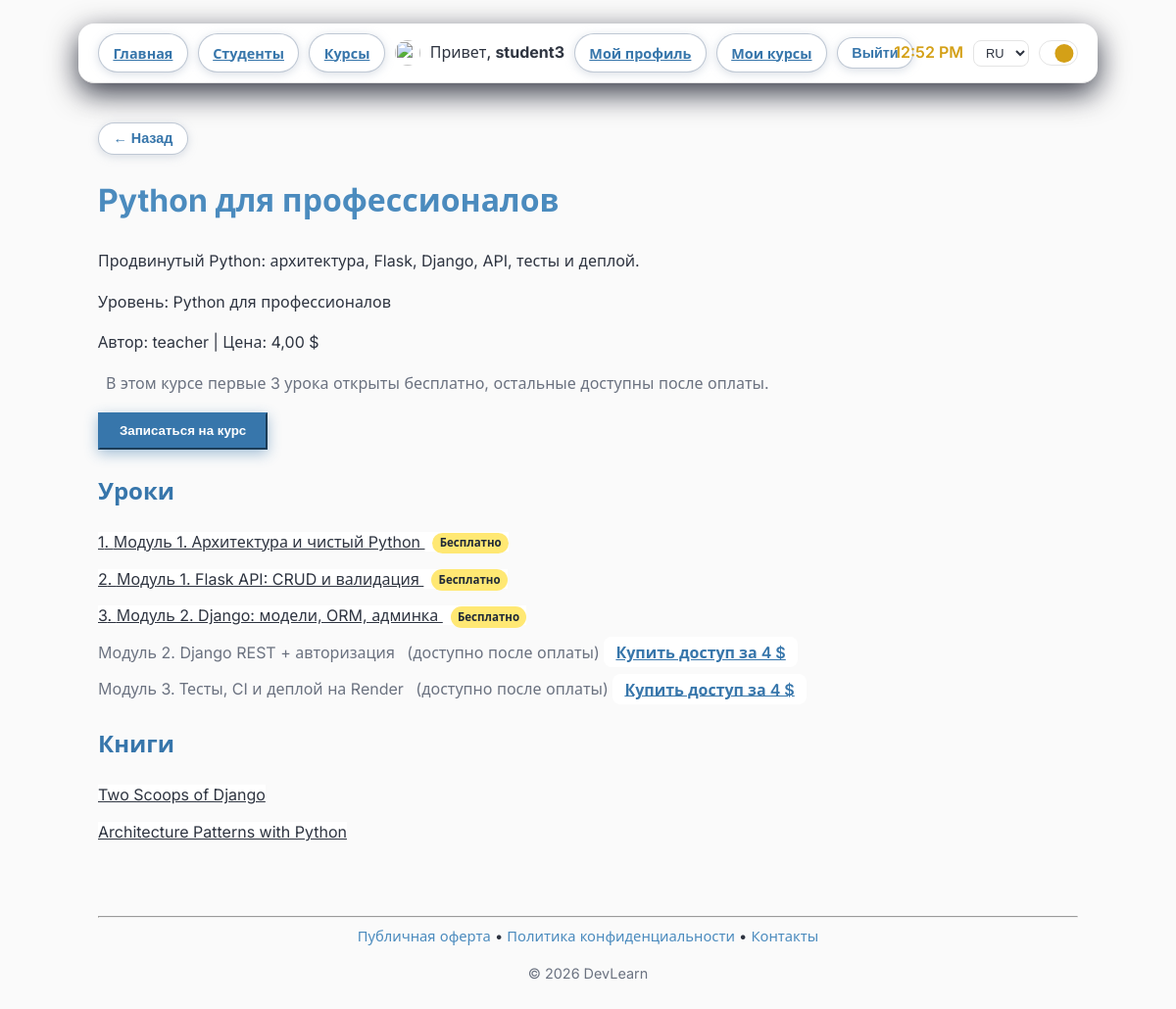
Screenshot of /ru/courses/12/ (signed in) with the database file from the repository.
### courses/models.py (models this page shows, shortened)
class Course(models.Model):
    LEVEL_JUNIOR = "junior"
    LEVEL_PRO = "pro"
    LEVEL_CHOICES = [
        (LEVEL_JUNIOR, "Python для начинающих"),
        (LEVEL_PRO, "Python для профессионалов"),
    ]
    title = models.CharField("Название", max_length=100)
    description = models.TextField("Описание", blank=True)
    level = models.CharField(
        "Уровень",
        max_length=20,
        choices=LEVEL_CHOICES,
        default=LEVEL_JUNIOR,
    )
    category = models.ForeignKey(
        "Category",
        on_delete=models.SET_NULL,
        null=True,
        blank=True,
        related_name="courses",
        verbose_name="Категория",
    )
    author = models.ForeignKey(
        settings.AUTH_USER_MODEL,
        on_delete=models.CASCADE,
        related_name="authored_courses",
        verbose_name="Автор",
    )
    cover_image = models.ImageField(
        "Обложка курса",
        upload_to="courses/covers/",
        blank=True,
        null=True,
    )
    price = models.DecimalField(
        "Цена",
        max_digits=10,
        decimal_places=2,
        default=0,
    )
    is_active = models.BooleanField("Опубликован", default=True)
    created_at = models.DateTimeField(auto_now_add=True)
    class Meta:
        ordering = ["-created_at"]

class Lesson(models.Model):
    course = models.ForeignKey(
        Course,
        on_delete=models.CASCADE,
        related_name="lessons",
        verbose_name="Курс",
    )
    title = models.CharField("Название", max_length=100)
    content = MarkdownxField("Содержание", blank=True)
    image = models.ImageField(
        "Картинка урока",
        upload_to="courses/lessons/",
        blank=True,
        null=True,
    )
    video_url = models.URLField("Ссылка на видео", blank=True)
    order = models.PositiveIntegerField("Порядок", default=0)
    class Meta:
        ordering = ["order"]

class Book(models.Model):
    course = models.ForeignKey(
        Course,
        on_delete=models.CASCADE,
        related_name="books",
        verbose_name="Курс",
    )
    title = models.CharField("Название", max_length=100)
    url = models.URLField("Ссылка")
    order = models.PositiveIntegerField("Порядок", default=0)
    class Meta:
        ordering = ["order"]

### courses/views.py (the view)
# urls.py: path("<int:pk>/", views.CourseDetailView.as_view(), name="course_detail"),
class CourseDetailView(DetailView):
    model = Course
    template_name = "courses/course_detail.html"
    context_object_name = "course"
    def get_queryset(self):
        return Course.objects.prefetch_related("lessons", "books").select_related("author", "category")
    def get_context_data(self, **kwargs):
        context = super().get_context_data(**kwargs)
        user = self.request.user
        course = self.object
        profile = getattr(user, "profile", None) if user.is_authenticated else None
        has_access = bool(profile and getattr(profile, "has_access", False))
        is_teacher = bool(profile and getattr(profile, "role", "") == "teacher")
        is_enrolled = False
        if user.is_authenticated:
            is_enrolled = Enrollment.objects.filter(
                student=user, course=course
            ).exists()
        lessons = list(course.lessons.all().order_by("order", "id"))
        for idx, lesson in enumerate(lessons, start=1):
            is_free = idx <= FREE_LESSONS_PER_COURSE
            lesson.is_free = is_free
            lesson.is_locked = not (is_free or has_access or is_teacher)
        context["is_enrolled"] = is_enrolled
        context["has_access"] = has_access
        context["is_teacher"] = is_teacher
        context["lessons"] = lessons
        return context

### users/context_processors.py (called while the page is built)
def user_role(request):
    is_teacher = False
    profile_avatar_url = None
    if request.user.is_authenticated:
        try:
            profile = request.user.profile
            is_teacher = profile.role == "teacher"
            if profile.avatar:
                profile_avatar_url = profile.avatar.url
        except Exception:
            pass
    can_upload_avatar = settings.DEBUG
    return {"is_teacher": is_teacher, "profile_avatar_url": profile_avatar_url, "can_upload_avatar": can_upload_avatar}

### courses/templates/courses/course_detail.html (shortened to what this page needs)
{% extends "base.html" %}
{% load i18n %}
{% block content %}
<h1>{{ course.title }}</h1>
<p>{{ course.description }}</p>
<p>{% trans "Уровень:" %} {{ course.get_level_display }}</p>
<p>{% trans "Автор:" %} {{ course.author.username }} | {% trans "Цена:" %} {{ course.price }} $</p>
<p class="course-meta">
    {% trans "В этом курсе первые 3 урока открыты бесплатно, остальные доступны после оплаты." %}
</p>
{% if not is_enrolled and user.is_authenticated %}
<form method="post" action="{% url 'courses:enroll' course.pk %}">
    <button type="submit" class="btn-primary">{% trans "Записаться на курс" %}</button>
</form>
{% endif %}
<h2>{% trans "Уроки" %}</h2>
<ul class="lesson-list">
    {% for lesson in lessons %}
    <li class="lesson-item">
        {% if lesson.is_locked %}
            <span class="lesson-locked">{{ lesson.title }}</span>
            <em class="course-meta">({% trans "доступно после оплаты" %})</em>
            <a href="{% url 'courses:checkout' %}" class="btn-course">{% trans "Купить доступ за 4 $" %}</a>
        {% else %}
            <a href="{% url 'courses:lesson_detail' lesson.pk %}" class="btn-lesson">
                {{ forloop.counter }}.
                {{ lesson.title }}
                {% if lesson.is_free and not has_access %}
                    <span class="badge-free">{% trans "Бесплатно" %}</span>
                {% endif %}
            </a>
        {% endif %}
    </li>
    {% empty %}
    <li class="lesson-item">{% trans "Уроков пока нет." %}</li>
    {% endfor %}
</ul>
{% if course.books.all %}
<h2>{% trans "Книги" %}</h2>
<ul class="book-list">
    {% for book in course.books.all %}
    <li class="book-item"><a href="{% url 'courses:book_redirect' book.pk %}" class="btn-book" target="_blank" rel="noopener">{{ book.title }}</a></li>
    {% endfor %}
</ul>
{% endif %}
{% endblock %}

### templates/base.html (shortened to what this page needs)
{% load static %}
{% load i18n %}
<!DOCTYPE html>
<html lang="{{ LANGUAGE_CODE }}">
<head>
    <link rel="stylesheet" href="{% static 'css/style.css' %}">
</head>
<body>
    <nav>
        <div class="nav-left">
            <a href="{% url 'index' %}" class="btn-nav">{% trans "Главная" %}</a>
            {% if user.is_authenticated %}
                <a href="{% url 'courses:student_list' %}" class="btn-nav">{% trans "Студенты" %}</a>
            {% endif %}
            <a href="{% url 'courses:course_list' %}" class="btn-nav">{% trans "Курсы" %}</a>
            {% if user.is_authenticated %}
                {% if profile_avatar_url %}
                    <img src="{{ profile_avatar_url }}" alt="" class="nav-avatar">
                {% endif %}
                <span class="nav-hello">
                    {% trans "Привет," %} <strong>{{ user.username }}</strong>
                </span>
                <a href="{% url 'users:profile_edit' %}" class="btn-nav">{% trans "Мой профиль" %}</a>
                <a href="{% url 'courses:my_courses' %}" class="btn-nav">{% trans "Мои курсы" %}</a>
                <form method="post" action="{% url 'users:logout' %}" class="form-inline">
                    <button type="submit" class="btn-nav btn-logout">{% trans "Выйти" %}</button>
                </form>
            {% else %}
                <a href="{% url 'users:login' %}" class="btn-nav">{% trans "Войти" %}</a>
                <a href="{% url 'users:register' %}" class="btn-nav">{% trans "Регистрация" %}</a>
            {% endif %}
        </div>
        <div class="nav-right">
            <span id="current-time" class="nav-time"></span>
            <form method="post" action="{% url 'set_language' %}" class="lang-switcher">
                {% get_current_language as current_lang %}
                <select name="language" onchange="submitLanguageForm(this.form)">
                    <option value="ru" {% if current_lang|slice:':2' == 'ru' %}selected{% endif %}>RU</option>
                </select>
            </form>
            <button
                type="button"
                class="theme-toggle"
                id="theme-toggle"
                aria-label="{% trans 'Переключить тему' %}"
            >
                <span class="theme-toggle__thumb">
                </span>
            </button>
        </div>
    </nav>
    <main>
        {% if request.resolver_match.url_name != 'index' %}
        <p class="back-row">
            <button type="button" class="btn-nav btn-back" onclick="history.back()" aria-label="{% trans 'Назад' %}">← {% trans "Назад" %}</button>
        </p>
        {% endif %}
        {% block content %}{% endblock %}
    </main>
    <footer>
        <hr>
        <p class="footer-links">
            <a href="{% url 'public_offer' %}">{% trans "Публичная оферта" %}</a>
            <span>•</span>
            <a href="{% url 'privacy_policy' %}">{% trans "Политика конфиденциальности" %}</a>
            <span>•</span>
            <a href="{% url 'contacts' %}">{% trans "Контакты" %}</a>
        </p>
        <p class="footer-copy">&copy; 2026 DevLearn</p>
    </footer>
</body>
</html>

### rows the page displays
Course: title "Python для профессионалов", description "Продвинутый Python: архитектура, Flask, Django, API, тесты и деплой.", level "Python для профессионалов", author.username "teacher", price "4,00"
Lesson: title "Модуль 1. Архитектура и чистый Python"
Lesson: title "Модуль 1. Flask API: CRUD и валидация"
Lesson: title "Модуль 2. Django: модели, ORM, админка"
Lesson: title "Модуль 2. Django REST + авторизация"
Lesson: title "Модуль 3. Тесты, CI и деплой на Render"
Book: title "Two Scoops of Django"
Book: title "Architecture Patterns with Python"

### other values shown
{{ user.username }} "student3"
